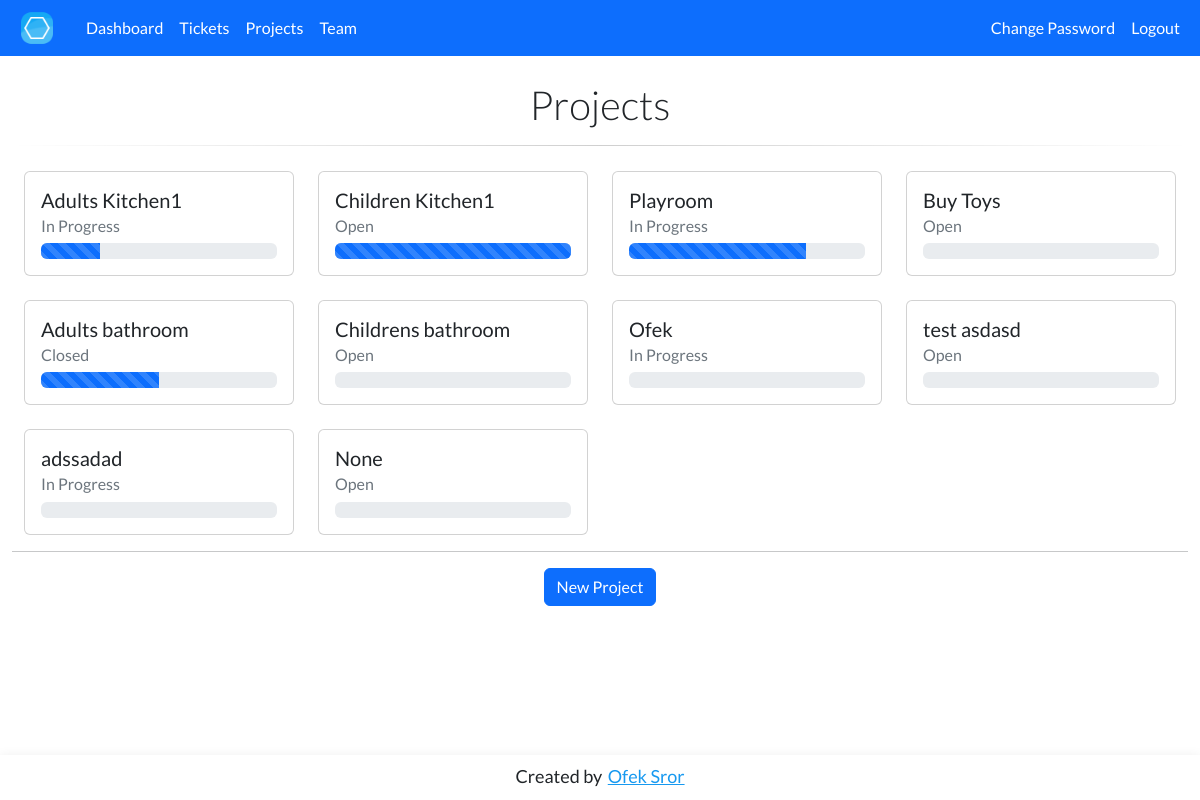
The page /control/projects (signed in) on the database its author committed.
### tables this page shows
CREATE TABLE projects (
    id INTEGER PRIMARY KEY,
    company INTEGER,
    title TEXT,
    status TEXT,
    FOREIGN KEY(company) REFERENCES companies(id)
);

### app.py (the view)
@app.route("/control/projects", methods=["GET", "POST"])
@login_required
def displayProjects():
    if request.method == "POST":
        title = request.form.get("title")
        status = request.form.get("status")
        if not status:
            status = 'Open'
        cursor.execute('INSERT INTO projects (company ,title, status) VALUES (?, ?, ?)', (session['company'], title, status,))
        projectID = cursor.lastrowid
        newAssign = request.form.getlist("project-Assign")
        for member in newAssign:
            cursor.execute("INSERT INTO assignedprojects (project_id, manager_id) VALUES (?, ?)", (projectID, member,))
        db.commit()
        flash("Project created!")
        return redirect("/control/projects")
    else:
        if session['role'] == 'admin':
            managers = []
            sManagers = cursor.execute("SELECT id, first_name, last_name FROM users WHERE role='manager' AND company_id = ?", (session['company'],)).fetchall()
            for i in sManagers:
                managers.append({
                    'id': i[0],
                    'name': i[1] + " " + i[2]
                })
            sProjects = cursor.execute("SELECT id, title, status FROM projects WHERE company = ?", (session['company'],)).fetchall()
            projects = []
            for p in sProjects:
                projects.append({
                    'id': p[0],
                    'title': p[1],
                    'status': p[2]
                })
            test = projectsPercentage(session['company'])
            return render_template("projects.html", Managers=managers, Projects=test)
        else:
            return redirect('/')

### helpers.py (called while the page is built)
def login_required(f):
    @wraps(f)
    def decorated_function(*args, **kwargs):
        if session.get("user_id") is None:
            return redirect("/account/login")
        session['company'] = t_cursor.execute('SELECT company_id FROM users WHERE id = ?', (session['user_id'],)).fetchall()[0][0]
        session['role'] = t_cursor.execute('SELECT role FROM users WHERE id = ?', (session['user_id'],)).fetchall()[0][0]
        t_db.commit()
        if session['company'] is None:
            return redirect('/account/wait')
        if session['role'] is None:
            return redirect('/account/wait')
        return f(*args, **kwargs)
    return decorated_function

### templates/projects.html (shortened to what this page needs)
{% extends "layout.html" %}
{% block nav %}
    <li class="nav-item">
        <a class="nav-link active" aria-current="page" href="/control/tickets">Tickets</a>
    </li>
    <li class="nav-item">
        <a class="nav-link active" aria-current="page" href="/control/projects">Projects</a>
    </li>
    <li class="nav-item">
        <a class="nav-link active" aria-current="page" href="/control/team">Team</a>
    </li>
{% endblock %}
{% block main %}
    <div class="container-fluid" style="max-width: 1600px;">
        <h1 class="display-6 text-center m-3">Projects</h1>
        <hr style="margin-bottom: 25px; border: 0; height: 1px; background-image: linear-gradient(to right, rgba(0, 0, 0, 0), rgba(0, 0, 0, 0.75), rgba(0, 0, 0, 0));">
        <div id="projectList">
            <div class="row g-4" style="margin-left:auto; margin-right:auto;">
                {% for Project in Projects %}
                <div class="col-12 col-md-6 col-lg-3">
                    <div class="card w-8" style="margin: 0 auto; float: none; cursor: pointer;" onclick="location.href='/projects/?project={{ Project.ID }}';">
                        <div class="card-body">
                            <h5 class="card-title">{{ Project.Title }}</h5>
                            <h6 class="card-subtitle mb-2 text-muted">{{ Project.Status }}</h6>
                            <div class="progress">
                                <div class="progress-bar progress-bar-striped progress-bar-animated" role="progressbar" aria-valuenow="{{ Project.Done }}" aria-valuemin="0" aria-valuemax="100" style="width: {{ Project.Done }}%"></div>
                            </div>
                        </div>
                    </div>
                </div>
                {% endfor %}
            </div>
        </div>
        <hr>
        <div class="text-center">
            <button data-bs-toggle="modal" data-bs-target="#NewProjectModal" class="btn btn-primary">New Project</button>
        </div>
    </div>
{% endblock %}

### templates/layout.html (style rules this page uses)
body { font-family: 'Lato', sans-serif; }

### templates/projects.html (style rules this page uses)
.card { transition-duration: 0.3s; }

### rows shown on the page
projects: Title "Adults Kitchen1", Status "In Progress"
projects: Title "Children Kitchen1", Status "Open"
projects: Title "Playroom", Status "In Progress"
projects: Title "Buy Toys", Status "Open"
projects: Title "Adults bathroom", Status "Closed"
projects: Title "Childrens bathroom", Status "Open"
projects: Title "Ofek", Status "In Progress"
projects: Title "test asdasd", Status "Open"
projects: Title "adssadad", Status "In Progress"
projects: Title "None", Status "Open"
